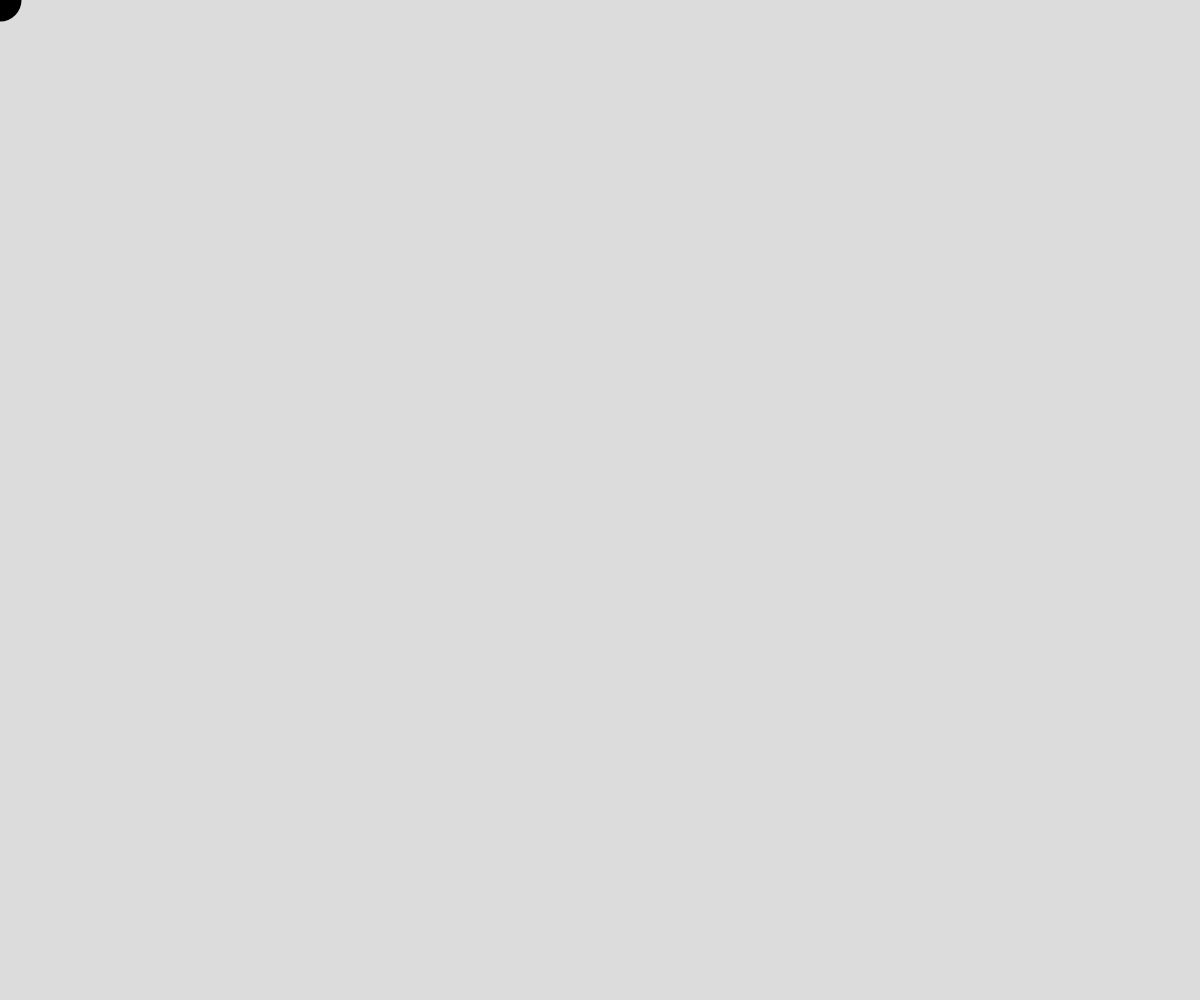
Frame 1 (no input)
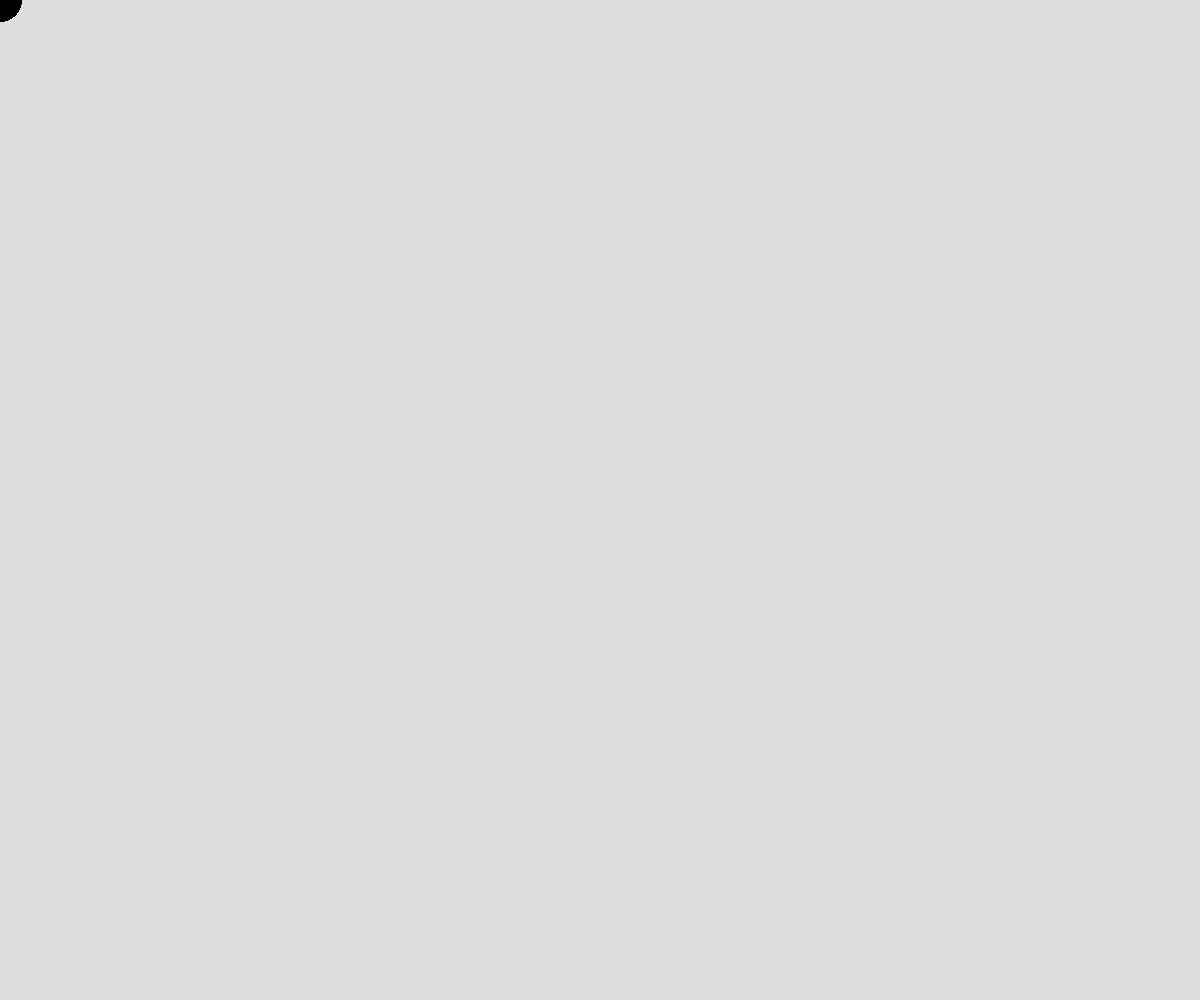
Frame 60 (no input)
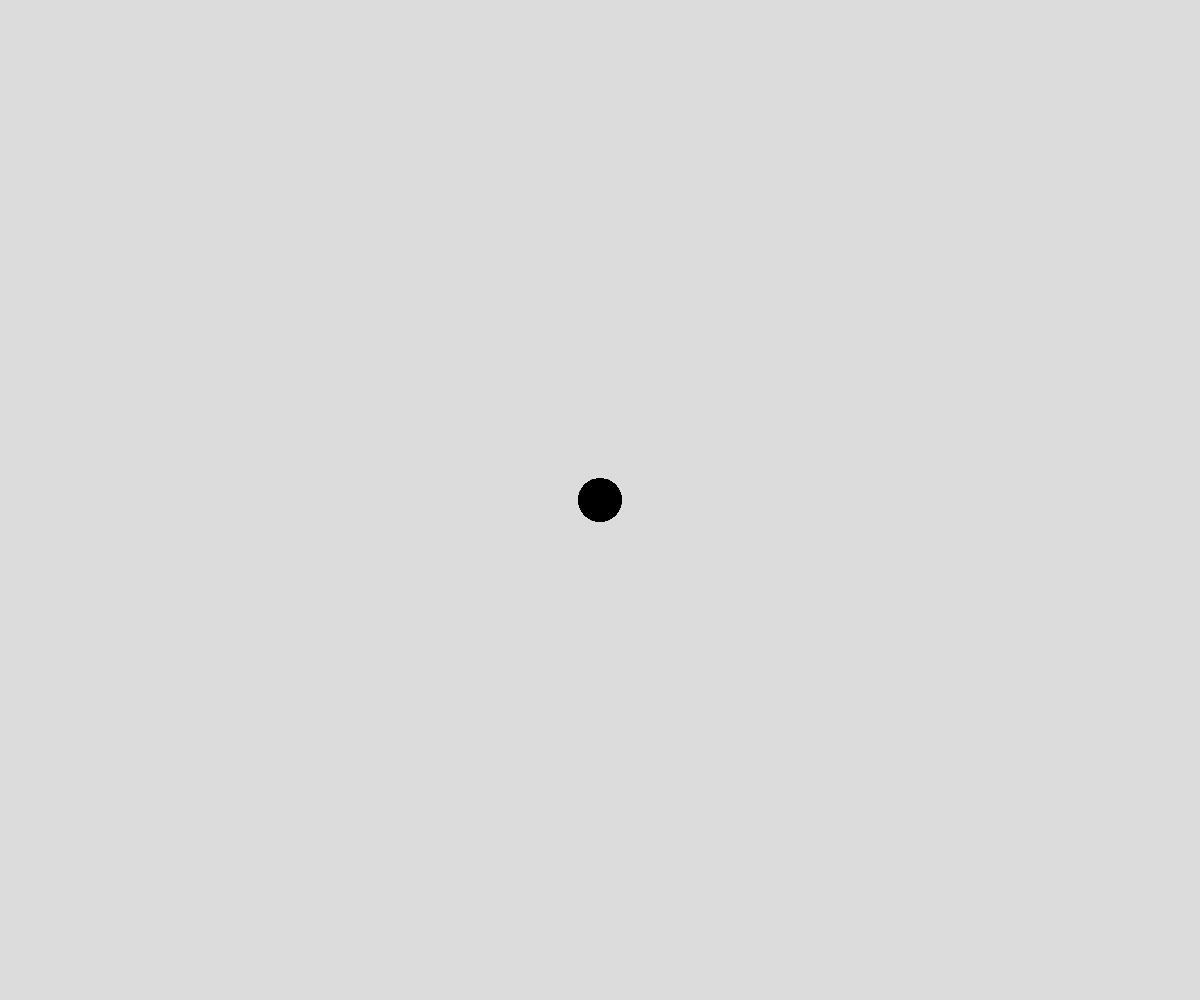
Frame 120 (the mouse pressed at the canvas centre since frame 60)

The p5.js sketch that drew these frames (run headless with seeded random() and noise() and a simulated clock; from frame 60 on, the mouse is pressed at the canvas centre):

// p5.js sketch
// ── sketch.js

let r,g,b;
let s;
function setup() {
  createCanvas(windowWidth, windowHeight);
  background(220);

  r = 0;
  g = 0;
  b = 0;
  s = 3;


}

function draw() {
  
  fill(r,g,b);
  strokeWeight(s);
  ellipseMode(CENTER);
  ellipse(mouseX,mouseY,40);

}
  
//Press the mouse to clear background
function mousePressed(){
  background(220);  
}

function keyPressed(){
  if(keyCode === 0){
    s = s + 1;
  }

  //Press R to change to red
  if(keyCode === 82){
  if(r === 255){
  r = 0;
  }
  else{
  r = 255;
  }

}  
//Press G to change to green
  if(keyCode === 71){
    if(g === 255){
      g = 0;
    }
    else{
      g = 255;
    }

  }
//Press B to turn it to blue
  if(keyCode === 66){
    if(b === 255){
      b = 0;
    }
    else{
      b = 255;
    }
  }

//Press I to increase stroke weight
  if(keyCode === 73)
    s = s + 1;
  }


  
  
